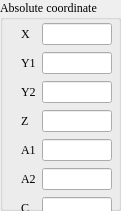
   <widget class="QGroupBox" name="groupBox_57">
    <property name="geometry">
     <rect>
      <x>880</x>
      <y>10</y>
      <width>121</width>
      <height>211</height>
     </rect>
    </property>
    <property name="font">
     <font>
      <family>Times New Roman</family>
     </font>
    </property>
    <property name="title">
     <string>Absolute coordinate</string>
    </property>
    <widget class="QWidget" name="layoutWidget">
     <property name="geometry">
      <rect>
       <x>21</x>
       <y>22</y>
       <width>91</width>
       <height>199</height>
      </rect>
     </property>
     <layout class="QGridLayout" name="gridLayout_29">
      <item row="0" column="0">
       <widget class="QLabel" name="label_196">
        <property name="font">
         <font>
          <family>Times New Roman</family>
         </font>
        </property>
        <property name="text">
         <string>X</string>
        </property>
       </widget>
      </item>
      <item row="0" column="1">
       <widget class="QLineEdit" name="lineEdit_QTver_2"/>
      </item>
      <item row="1" column="0">
       <widget class="QLabel" name="label_243">
        <property name="font">
         <font>
          <family>Times New Roman</family>
         </font>
        </property>
        <property name="text">
         <string>Y1</string>
        </property>
       </widget>
      </item>
      <item row="1" column="1">
       <widget class="QLineEdit" name="lineEdit_xenomaiver_2"/>
      </item>
      <item row="2" column="0">
       <widget class="QLabel" name="label_246">
        <property name="font">
         <font>
          <family>Times New Roman</family>
         </font>
        </property>
        <property name="text">
         <string>Y2</string>
        </property>
       </widget>
      </item>
      <item row="2" column="1">
       <widget class="QLineEdit" name="lineEdit_linuxkernel_6"/>
      </item>
      <item row="3" column="0">
       <widget class="QLabel" name="label_244">
        <property name="font">
         <font>
          <family>Times New Roman</family>
         </font>
        </property>
        <property name="text">
         <string>Z</string>
        </property>
       </widget>
      </item>
      <item row="3" column="1">
       <widget class="QLineEdit" name="lineEdit_linuxkernel_3"/>
      </item>
      <item row="4" column="0">
       <widget class="QLabel" name="label_245">
        <property name="font">
         <font>
          <family>Times New Roman</family>
         </font>
        </property>
        <property name="text">
         <string>A1</string>
        </property>
       </widget>
      </item>
      <item row="4" column="1">
       <widget class="QLineEdit" name="lineEdit_linuxkernel_2"/>
      </item>
      <item row="5" column="0">
       <widget class="QLabel" name="label_247">
        <property name="font">
         <font>
          <family>Times New Roman</family>
         </font>
        </property>
        <property name="text">
         <string>A2</string>
        </property>
       </widget>
      </item>
      <item row="5" column="1">
       <widget class="QLineEdit" name="lineEdit_linuxkernel_4"/>
      </item>
      <item row="6" column="0">
       <widget class="QLabel" name="label_248">
        <property name="font">
         <font>
          <family>Times New Roman</family>
         </font>
        </property>
        <property name="text">
         <string>C</string>
        </property>
       </widget>
      </item>
      <item row="6" column="1">
       <widget class="QLineEdit" name="lineEdit_linuxkernel_5"/>
      </item>
     </layout>
    </widget>
   </widget>
